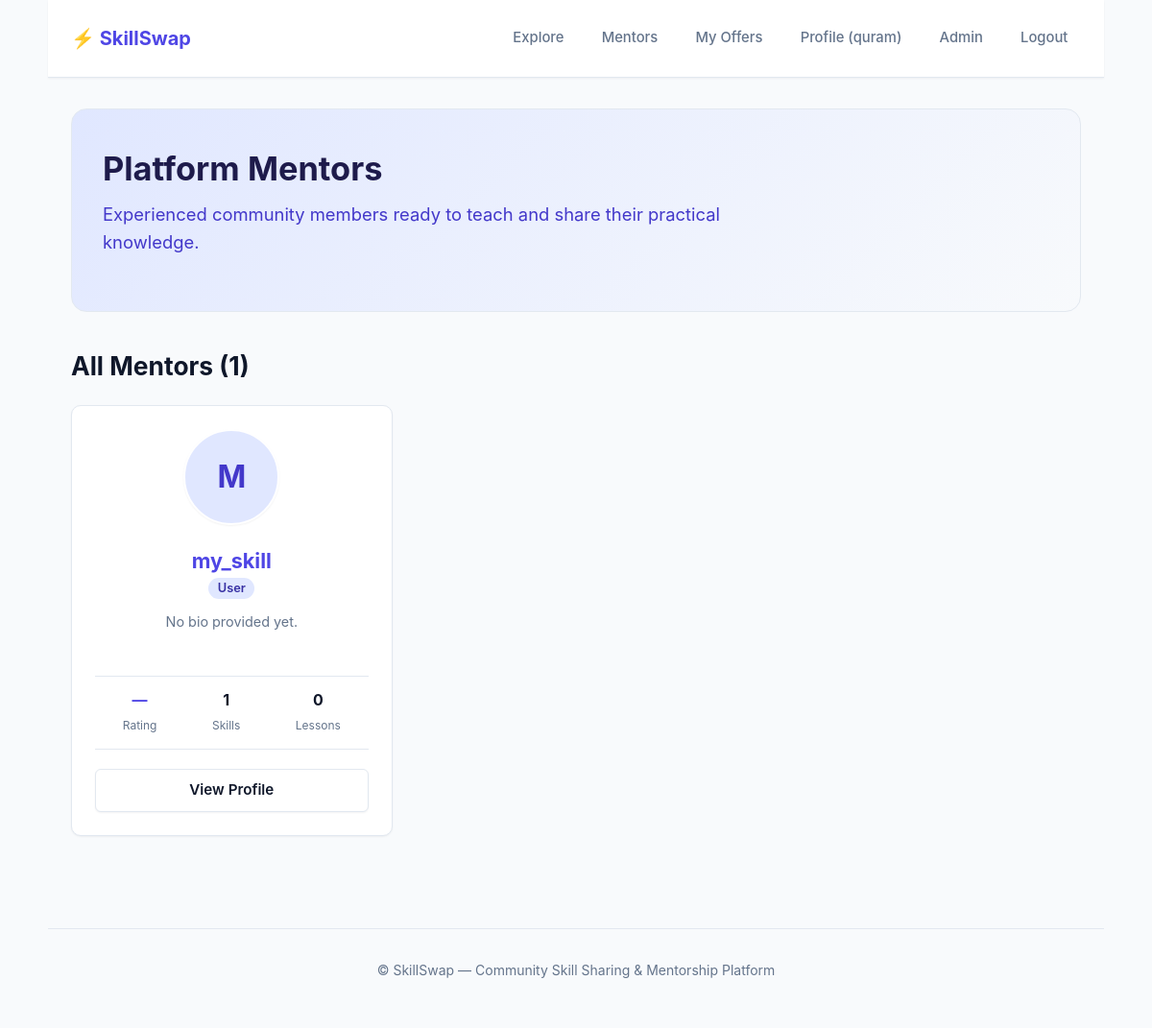
Page /mentors/ (signed in) on the committed database.
### users/models.py (models this page shows, shortened)
class User(AbstractUser):
    class Role(models.TextChoices):
        SUPER_ADMIN = 'super_admin', 'Super Admin'
        ADMIN = 'admin', 'Admin'
        USER = 'user', 'User'
    objects = CustomUserManager()
    role = models.CharField(
        max_length=20,
        choices=Role.choices,
        default=Role.USER
    )
    avatar = CloudinaryField(
        "avatar",
        blank=True,
        null=True
    )
    bio = models.TextField(
        "About me",
        blank=True
    )
    is_banned = models.BooleanField(
        "Banned",
        default=False
    )
    class Meta:
        verbose_name = "User"
        verbose_name_plural = "Users"
        ordering = ['-date_joined']
    @property
    def published_offers_count(self):
        return self.offers.filter(status__slug='published').count()
    @property
    def completed_lessons_count(self):
        from offers.models import BookingRequest
        return BookingRequest.objects.filter(
            offer__author=self,
            status=BookingRequest.Status.COMPLETED
        ).count()
    @property
    def average_rating(self):
        from offers.models import Review
        result = Review.objects.filter(offer__author=self).aggregate(models.Avg('rating'))['rating__avg']
        return round(result, 1) if result is not None else None

### offers/views.py (the view)
# urls.py: path('mentors/', views.mentors_view, name='mentors'),
def mentors_view(request):
    mentors = (
        User.objects.filter(offers__status__slug='published')
        .distinct()
        .order_by('-date_joined')
    )
    return render(request, 'offers/mentors.html', {'mentors': mentors})

### offers/templates/offers/mentors.html (shortened to what this page needs)
{% extends 'base.html' %}
{% block content %}
<section class="hero">
    <h1>Platform Mentors</h1>
    <p>Experienced community members ready to teach and share their practical knowledge.</p>
</section>
<h2>All Mentors ({{ mentors.count }})</h2>
{% if mentors %}
    <section class="grid">
        {% for mentor in mentors %}
            <article style="text-align: center; align-items: center;">
                {% if mentor.avatar %}
                    <img src="{{ mentor.avatar.url }}" alt="{{ mentor.username }}" class="avatar avatar-lg" style="margin-bottom: 1rem;">
                {% else %}
                    <span class="avatar avatar-lg" style="display: inline-flex; align-items: center; justify-content: center; background: #e0e7ff; color: #4338ca; font-size: 2rem; font-weight: 700; margin-bottom: 1rem;">
                        {{ mentor.username|slice:":1"|upper }}
                    </span>
                {% endif %}
                <h3 style="margin-bottom: 0.25rem;">
                    <a href="{% url 'user_profile' mentor.username %}">{{ mentor.username }}</a>
                </h3>
                <span class="badge" style="margin-bottom: 0.75rem;">{{ mentor.get_role_display }}</span>
                <p style="color: var(--text-muted); font-size: 0.9rem; min-height: 40px;">
                    {{ mentor.bio|default:"No bio provided yet."|truncatewords:15 }}
                </p>
                <div style="display: flex; justify-content: space-around; width: 100%; padding: 0.75rem 0; border-top: 1px solid var(--border); border-bottom: 1px solid var(--border); margin: 0.75rem 0;">
                    <div>
                        <div style="font-weight: 700; color: var(--primary);">
                            {% if mentor.average_rating %}
                                ★ {{ mentor.average_rating }}
                            {% else %}
                                —
                            {% endif %}
                        </div>
                        <small style="color: var(--text-muted); font-size: 0.75rem;">Rating</small>
                    </div>
                    <div>
                        <div style="font-weight: 700; color: var(--text);">{{ mentor.published_offers_count }}</div>
                        <small style="color: var(--text-muted); font-size: 0.75rem;">Skills</small>
                    </div>
                    <div>
                        <div style="font-weight: 700; color: var(--text);">{{ mentor.completed_lessons_count }}</div>
                        <small style="color: var(--text-muted); font-size: 0.75rem;">Lessons</small>
                    </div>
                </div>
                <div style="margin-top: 0.5rem; width: 100%;">
                    <a href="{% url 'user_profile' mentor.username %}" class="button secondary" style="width: 100%;">
                        View Profile
                    </a>
                </div>
            </article>
        {% endfor %}
    </section>
{% else %}
    <div class="empty-state">
        <h3>No Registered Mentors Yet</h3>
        <p>Users become mentors once they have at least one published skill offer.</p>
    </div>
{% endif %}
{% endblock %}

### templates/base.html (shortened to what this page needs)
{% load static %}
<!DOCTYPE html>
<html lang="en">
<head>
    <link rel="stylesheet" href="{% static 'css/style.css' %}">
</head>
<body>
    <header>
        <nav>
            <strong><a href="{% url 'explore' %}" class="logo">⚡ SkillSwap</a></strong>
            <ul>
                <li><a href="{% url 'explore' %}">Explore</a></li>
                <li><a href="{% url 'mentors' %}">Mentors</a></li>
                {% if user.is_authenticated %}
                    <li><a href="{% url 'my_offers' %}">My Offers</a></li>
                    <li><a href="{% url 'profile' %}">Profile ({{ user.username }})</a></li>
                    {% if user.is_staff %}
                        <li><a href="{% url 'admin:index' %}" target="_blank">Admin</a></li>
                    {% endif %}
                    <li><a href="{% url 'logout' %}">Logout</a></li>
                {% else %}
                    <li><a href="{% url 'login' %}">Login</a></li>
                    <li><a href="{% url 'register' %}" class="button" style="padding: 0.35rem 0.85rem; font-size: 0.875rem;">Register</a></li>
                {% endif %}
            </ul>
        </nav>
    </header>
    <main>
        {% block content %}
        {% endblock %}
    </main>
    <footer>
        <p>&copy; SkillSwap — Community Skill Sharing & Mentorship Platform</p>
    </footer>
</body>
</html>

### rows in the picture
User: username "quram"
User: username "M", username "my_skill", role "User", bio "No bio provided yet.", published_offers_count "1", completed_lessons_count "0"

### other values in the picture
{{ mentors.count }} "1"
